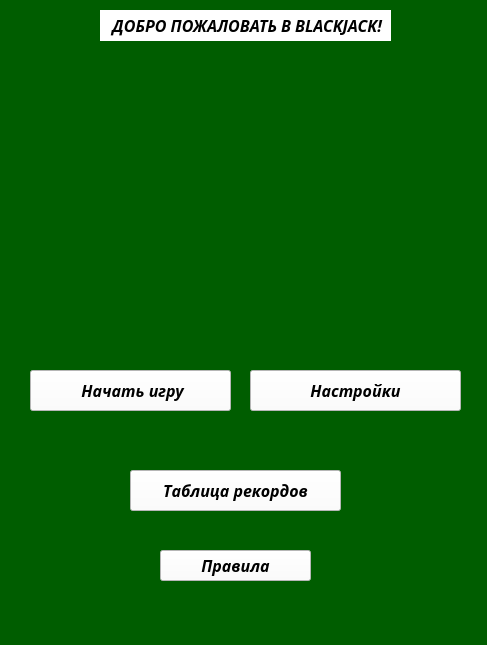
<?xml version="1.0" encoding="UTF-8"?>
<ui version="4.0">
 <class>Blackjack</class>
 <widget class="QMainWindow" name="Blackjack">
  <property name="geometry">
   <rect>
    <x>0</x>
    <y>0</y>
    <width>487</width>
    <height>645</height>
   </rect>
  </property>
  <property name="windowTitle">
   <string>MainWindow</string>
  </property>
  <property name="whatsThis">
   <string>&lt;html&gt;&lt;head/&gt;&lt;body&gt;&lt;p&gt;&lt;img src=&quot;https://www.liveabout.com/thmb/_CkaBejGkMkOZl2fs1uwslQrOVk=/1500x0/filters:no_upscale():max_bytes(150000):strip_icc()/winning-blackjack-hand-on-casino-table-520257696-58979c263df78caebc19a6e7.jpg&quot;/&gt;&lt;/p&gt;&lt;/body&gt;&lt;/html&gt;</string>
  </property>
  <property name="styleSheet">
   <string notr="true">background-color: rgb(0, 93, 0);</string>
  </property>
  <widget class="QWidget" name="centralwidget">
   <widget class="QLabel" name="MainLabel">
    <property name="geometry">
     <rect>
      <x>100</x>
      <y>10</y>
      <width>291</width>
      <height>31</height>
     </rect>
    </property>
    <property name="font">
     <font>
      <family>Noto Serif Cond</family>
      <pointsize>12</pointsize>
      <weight>75</weight>
      <italic>true</italic>
      <bold>true</bold>
     </font>
    </property>
    <property name="styleSheet">
     <string notr="true">background-color: rgb(255, 255, 255);
border-top-color: rgb(255, 255, 255);
 </string>
    </property>
    <property name="text">
     <string>   ДОБРО ПОЖАЛОВАТЬ В BLACKJACK!</string>
    </property>
   </widget>
   <widget class="QPushButton" name="Begin_game">
    <property name="geometry">
     <rect>
      <x>30</x>
      <y>370</y>
      <width>201</width>
      <height>41</height>
     </rect>
    </property>
    <property name="font">
     <font>
      <family>Noto Serif Cond</family>
      <pointsize>12</pointsize>
      <weight>75</weight>
      <italic>true</italic>
      <bold>true</bold>
     </font>
    </property>
    <property name="styleSheet">
     <string notr="true">background-color: rgb(255, 255, 255);</string>
    </property>
    <property name="text">
     <string> Начать игру</string>
    </property>
   </widget>
   <widget class="QPushButton" name="Records">
    <property name="geometry">
     <rect>
      <x>130</x>
      <y>470</y>
      <width>211</width>
      <height>41</height>
     </rect>
    </property>
    <property name="font">
     <font>
      <family>Noto Serif Cond</family>
      <pointsize>12</pointsize>
      <weight>75</weight>
      <italic>true</italic>
      <bold>true</bold>
     </font>
    </property>
    <property name="styleSheet">
     <string notr="true">background-color: rgb(255, 255, 255);</string>
    </property>
    <property name="text">
     <string>Таблица рекордов</string>
    </property>
   </widget>
   <widget class="QPushButton" name="Settings">
    <property name="geometry">
     <rect>
      <x>250</x>
      <y>370</y>
      <width>211</width>
      <height>41</height>
     </rect>
    </property>
    <property name="font">
     <font>
      <family>Noto Serif Cond</family>
      <pointsize>12</pointsize>
      <weight>75</weight>
      <italic>true</italic>
      <bold>true</bold>
     </font>
    </property>
    <property name="styleSheet">
     <string notr="true">background-color: rgb(255, 255, 255);</string>
    </property>
    <property name="text">
     <string>Настройки</string>
    </property>
   </widget>
   <widget class="QLabel" name="Photo">
    <property name="geometry">
     <rect>
      <x>110</x>
      <y>80</y>
      <width>281</width>
      <height>171</height>
     </rect>
    </property>
    <property name="text">
     <string/>
    </property>
    <property name="pixmap">
     <pixmap>images (1).jpg</pixmap>
    </property>
   </widget>
   <widget class="QPushButton" name="pushButton">
    <property name="geometry">
     <rect>
      <x>160</x>
      <y>550</y>
      <width>151</width>
      <height>31</height>
     </rect>
    </property>
    <property name="font">
     <font>
      <family>Noto Serif Cond</family>
      <pointsize>12</pointsize>
      <weight>75</weight>
      <italic>true</italic>
      <bold>true</bold>
     </font>
    </property>
    <property name="styleSheet">
     <string notr="true">background-color: rgb(255, 255, 255);</string>
    </property>
    <property name="text">
     <string>Правила</string>
    </property>
   </widget>
  </widget>
  <widget class="QMenuBar" name="menubar">
   <property name="geometry">
    <rect>
     <x>0</x>
     <y>0</y>
     <width>487</width>
     <height>21</height>
    </rect>
   </property>
  </widget>
  <widget class="QStatusBar" name="statusbar"/>
 </widget>
 <resources/>
 <connections/>
</ui>
